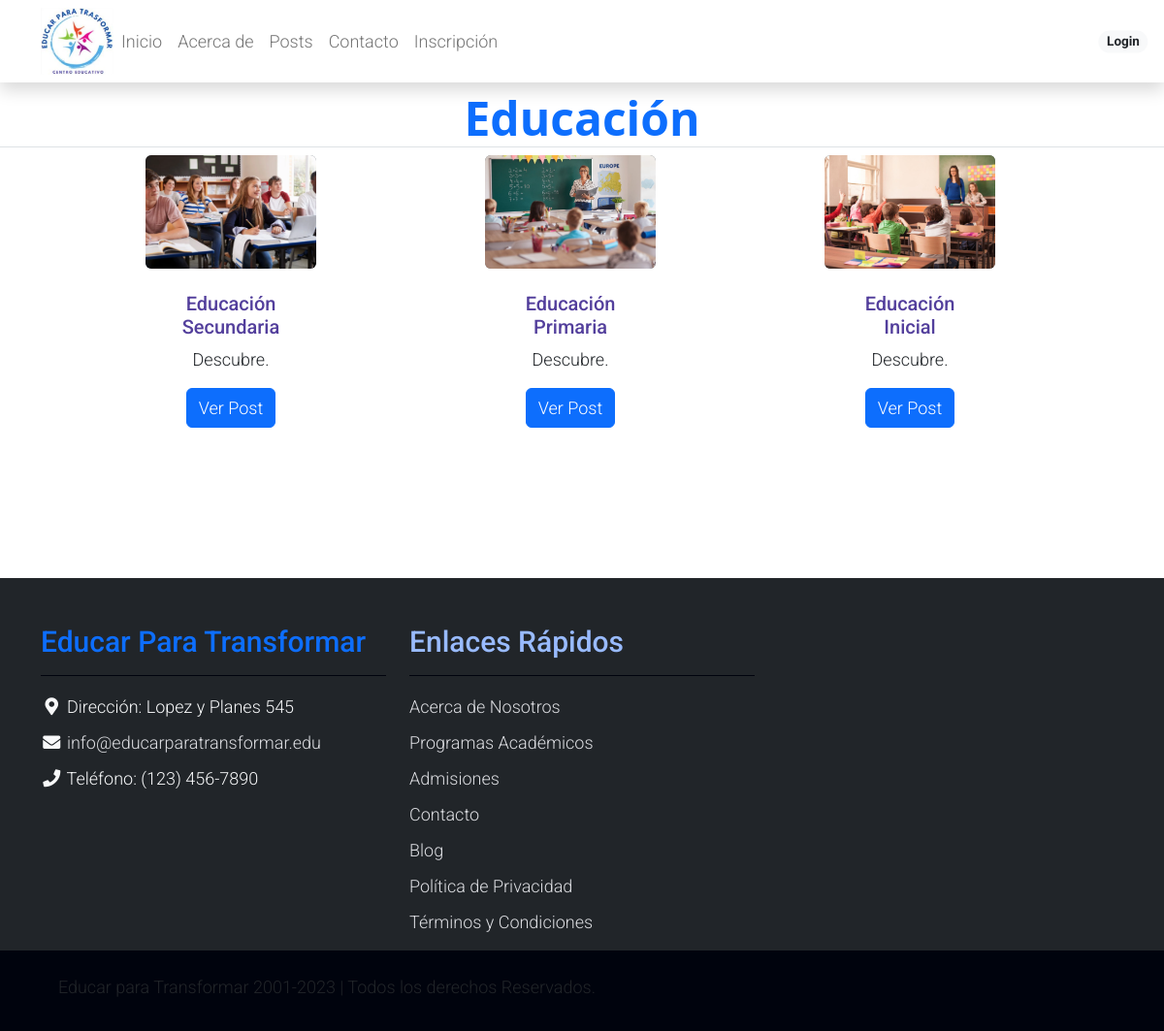
Screenshot of /categoria/3 with the database file from the repository.
### apps/posts/models.py (models this page shows, shortened)
class Categoria(models.Model):
    nombre = models.CharField(max_length=30, null=False,unique=True)
    class Meta:
        ordering = ('-nombre',)

class Post(models.Model):
    titulo = models.CharField(max_length=50, null=False)
    subtitulo = models.CharField(max_length=100, null=True, blank=True)
    fecha = models.DateTimeField(auto_now_add=True)
    texto = models.TextField(null=False)
    activo = models.BooleanField(default=True)
    categoria = models.ForeignKey(
        Categoria, on_delete=models.SET_NULL, null=True, default='Sin Categoria')
    imagen = models.ImageField(
        null=True, blank=True, upload_to='media/', default='static/post_default.png')
    publicado = models.DateTimeField(default=timezone.now)
    usuario = models.ForeignKey(Usuario, on_delete=models.CASCADE, default=1)
    class Meta:
        ordering = ['-publicado']

### apps/posts/views.py (the view)
# urls.py: path('categoria/<int:id>', requestCategoria, name='categoria'),
def requestCategoria(request, id):
    try:
        categoria = existe_categoria(id)
        posts = Post.objects.all().filter(categoria=id)
    except Exception:
        categoria = Categoria.objects.get(id=id)
        posts = Post.objects.all().filter(categoria=id)
    context = {
        'categoria': categoria,
        'posts': posts
    }
    return render(request, 'categoria/categoria.html', context)

### apps/posts/views.py (called while the page is built)
def existe_categoria(id):
    for i in Categoria.objects.all:
        if i.id == id:
            return i
    return None

### templates/categoria/categoria.html (shortened to what this page needs)
{% extends 'base.html' %}
{% load static %}
{% block content %}
<h5 class="lead display-5 text-center text-primary fw-bold my-2 border-bottom" >
    {{ categoria.nombre }}
</h5>
<div class="row d-flex justify-content-evenly w-100">
{% for i in posts %}
    <div class="card gap-2 col-md-2 col-sm-8 text-center border-0" >
        <img src="{{ i.imagen.url}}" class=" card-img-top img-fluid rounded bg-secondary h-50 " alt="IMAGEN" style="object-fit:cover ;" >
        <div class="card-body">
            <h5 class="card-title">{{ i.titulo }}</h5>
            <p class="card-text">{{ i.subtitulo }}</p>
            <a href="{% url 'apps.posts:postindividual' i.id %}" class="btn btn-primary">Ver Post</a>
        </div>
    </div>
{% empty %}
<span class="text-center text-dark fw-semibold ">Actualmente no hay ninguna noticia relacionada a esta categoria.</span>
{% endfor %}
</div>
{% endblock %}

### static/assets/css/templatemo.css (style rules this page uses)
body, ul, li, p, a, label, input, div { font-family: 'Roboto', sans-serif; font-size: 18px !important; font-weight: 300 !important; }

### static/assets/css/custom.css (style rules this page uses)
.card-title { color: #533f9c !important; }

### rows the page displays
Categoria: nombre "Educación"
Post: imagen (picture), titulo "Educación Secundaria", subtitulo "Descubre."
Post: imagen (picture), titulo "Educación Primaria", subtitulo "Descubre."
Post: imagen (picture), titulo "Educación Inicial", subtitulo "Descubre."
